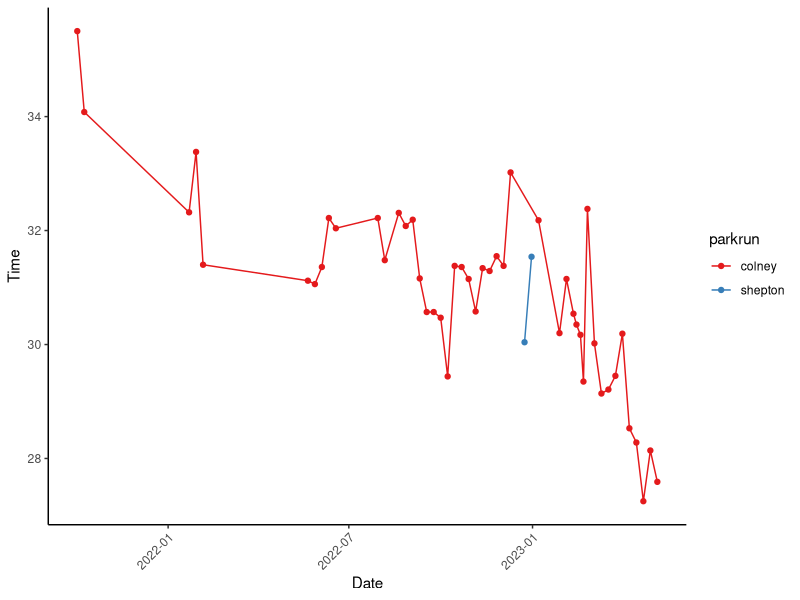
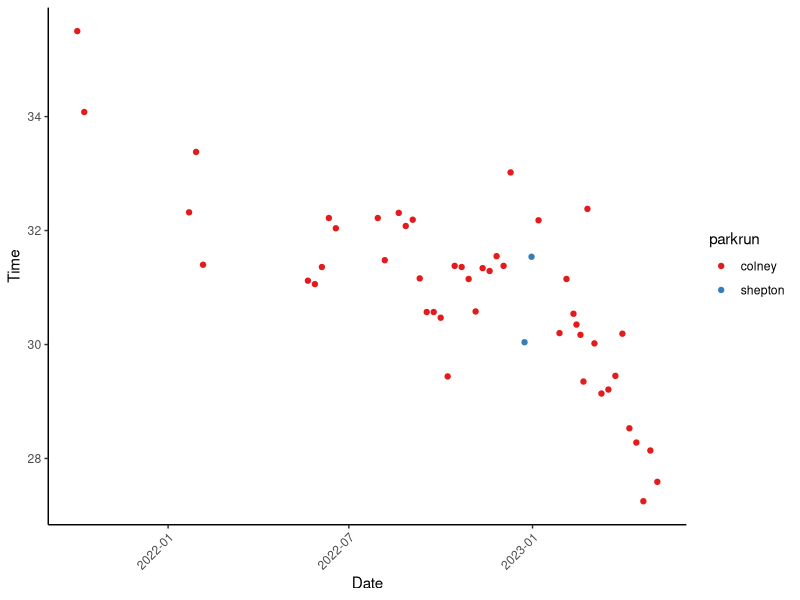

These figures' R source, in order:
# reading appropriate packages in 
library(readxl)
library(tidyverse)
library(RColorBrewer)

# reading the data in
parkrun_times <- read_excel("parkrun-times.xlsx", sheet = "Sheet1")



# code for line and point plot 
parkrun_plot_line <- parkrun_times %>% 
ggplot(aes(x = date, y = time, color = parkrun)) + 
  geom_point() +
  scale_color_manual(values = brewer.pal(n = 5, name = "Set1")) +
  geom_line() +
  scale_size_continuous(range = c(2, 10)) +
  labs(x = "Date", y = "Time", color = "parkrun", size = "Time") +
  theme_classic() + 
  theme(axis.text.x = element_text(angle = 45, hjust = 1))


# code for point plot 
parkrun_plot_point <- parkrun_times %>% 
  ggplot(aes(x = date, y = time, color = parkrun)) + 
  geom_point()+
  scale_color_manual(values = brewer.pal(n = 5, name = "Set1")) +
  scale_size_continuous(range = c(2, 10)) +
  labs(x = "Date", y = "Time", color = "parkrun", size = "Time") +
  theme_classic() + 
  theme(axis.text.x = element_text(angle = 45, hjust = 1))









